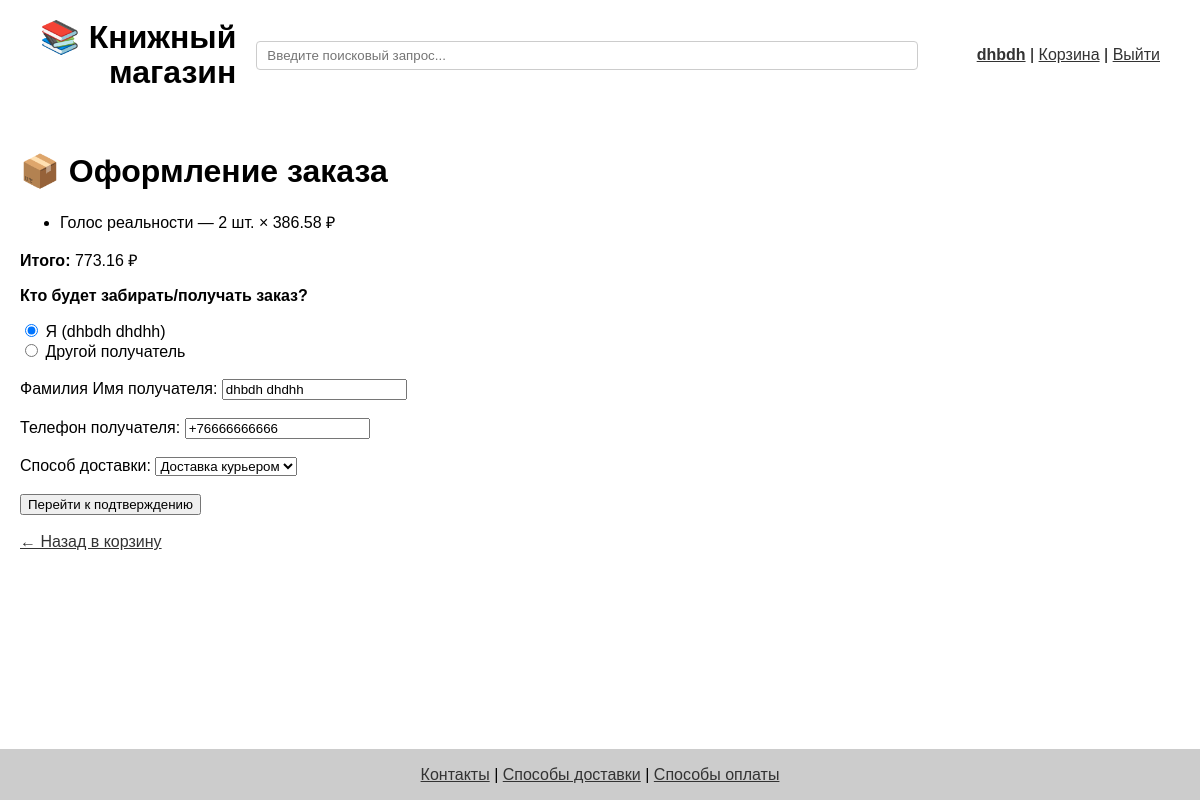
The page /checkout (signed in) on the database as committed earlier.
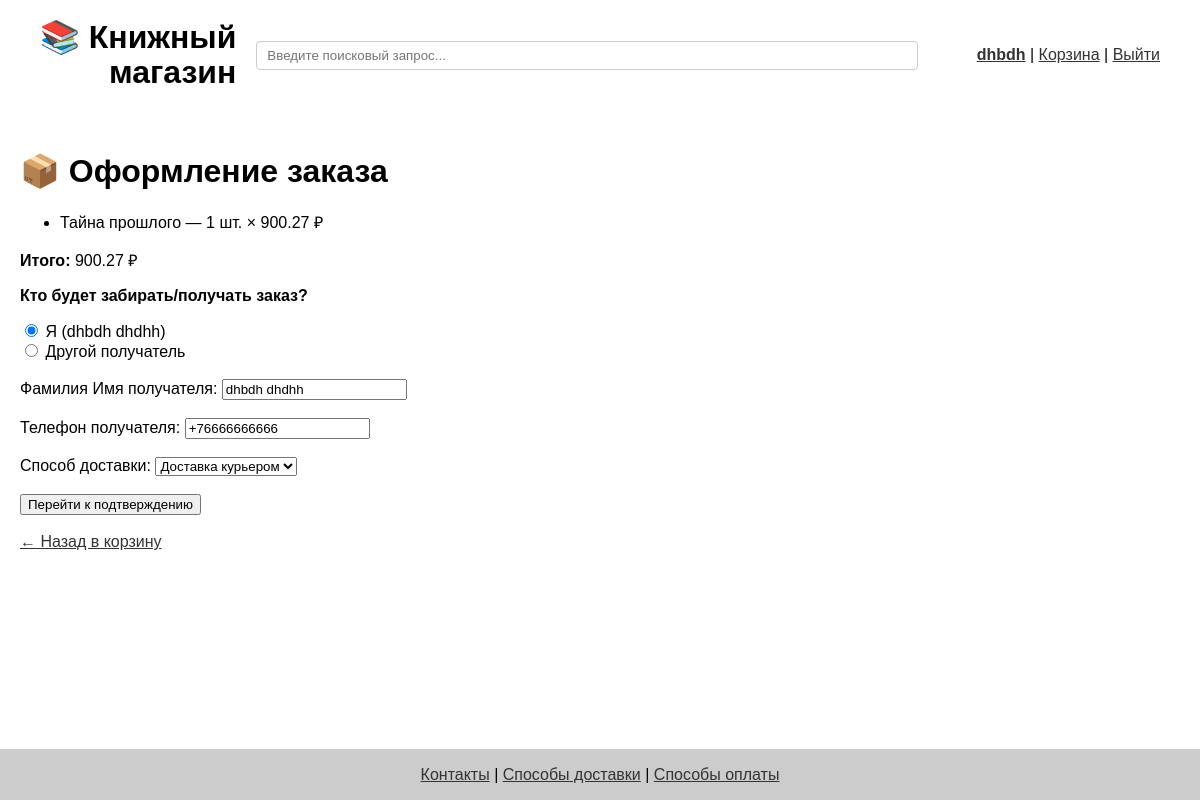
The same page on the database as committed later.
### app/models.py (models this page shows)
class CartItem(db.Model):
    id = db.Column(db.Integer, primary_key=True)
    user_id = db.Column(db.Integer, db.ForeignKey('user.id'), nullable=False)
    book_id = db.Column(db.Integer, db.ForeignKey('book.id'), nullable=False)
    quantity = db.Column(db.Integer, default=1)
    user = db.relationship('User', back_populates='cart_items')
    book = db.relationship('Book')

class Book(db.Model):
    id = db.Column(db.Integer, primary_key=True)
    title = db.Column(db.String(120))
    author = db.Column(db.String(120))
    year = db.Column(db.Integer)
    price = db.Column(db.Float)
    genre = db.Column(db.String(100))
    category = db.Column(db.String(100))
    cover = db.Column(db.String(255))
    description = db.Column(db.Text)
    rating = db.Column(db.Float)

### app/routes.py (the view)
@app.route('/checkout', methods=['GET', 'POST'])
@login_required
def checkout():
    if request.method == 'POST':
        selected_ids = request.form.getlist('selected_items')
        if not selected_ids:
            flash("Выберите хотя бы один товар для оформления заказа", "error")
            return redirect(url_for('view_cart'))
        session['selected_ids'] = selected_ids  # сохраняем в сессию
        cart_items = CartItem.query.filter(
            CartItem.id.in_(selected_ids),
            CartItem.user_id == current_user.id
        ).all()
    else:
        selected_ids = session.get('selected_ids')
        if selected_ids:
            cart_items = CartItem.query.filter(
                CartItem.id.in_(selected_ids),
                CartItem.user_id == current_user.id
            ).all()
        else:
            cart_items = CartItem.query.filter_by(user_id=current_user.id).all()
    total = round(sum(item.book.price * item.quantity for item in cart_items), 2)
    return render_template('checkout.html', cart_items=cart_items, total=total)

### app/__init__.py (called while the page is built)
@login_manager.user_loader
def load_user(user_id):
    return User.query.get(int(user_id))

### app/routes.py (called while the page is built)
@app.context_processor
def inject_genres():
    return dict(genres=[g[0] for g in db.session.query(Book.genre).distinct() if g[0]])

### app/templates/checkout.html (shortened to what this page needs)
{% extends 'base.html' %}
{% block content %}
<h1>📦 Оформление заказа</h1>
{% if cart_items %}
<ul>
    {% for item in cart_items %}
    <li>{{ item.book.title }} — {{ item.quantity }} шт. × {{ item.book.price }} ₽</li>
    {% endfor %}
</ul>
<p><strong>Итого:</strong> {{ "%.2f"|format(total) }} ₽</p>
<form method="post" action="{{ url_for('checkout') }}">
    <p><strong>Кто будет забирать/получать заказ?</strong></p>
    <label><input type="radio" name="recipient_type" value="self" checked> Я ({{ current_user.first_name or '' }} {{ current_user.last_name or '' }}) </label><br>
    <label><input type="radio" name="recipient_type" value="other"> Другой получатель</label><br><br>
    <div>
        <label>Фамилия Имя получателя:
            <input type="text" name="name"
                   value="{{ current_user.first_name or '' }} {{ current_user.last_name or '' }}" required>
        </label>
    </div><br>
    <label>Телефон получателя:
        <input type="tel" name="phone" value="{{ request.form.phone or current_user.phone }}" required>
    </label><br><br>
    <label>Способ доставки:
        <select name="delivery_method" required>
            <option value="courier" {% if request.form.delivery_method == 'courier' %}selected{% endif %}>Доставка курьером</option>
        </select>
    </label><br><br>
    <button type="submit" formaction="{{ url_for('confirm_order') }}">Перейти к подтверждению</button>
</form>
{% else %}
<p>Нет товаров для оформления.</p>
{% endif %}
<br><a href="{{ url_for('view_cart') }}">← Назад в корзину</a>
{% endblock %}

Rows that differ between the two databases and show on the page:
removed CartItem: book "Голос реальности", quantity "2", book.price "386.58"
added CartItem: book "Тайна прошлого", quantity "1", book.price "900.27"
Other text that changed with them:
{{ "%.2f"|format(total) }}: "773.16" → "900.27"
